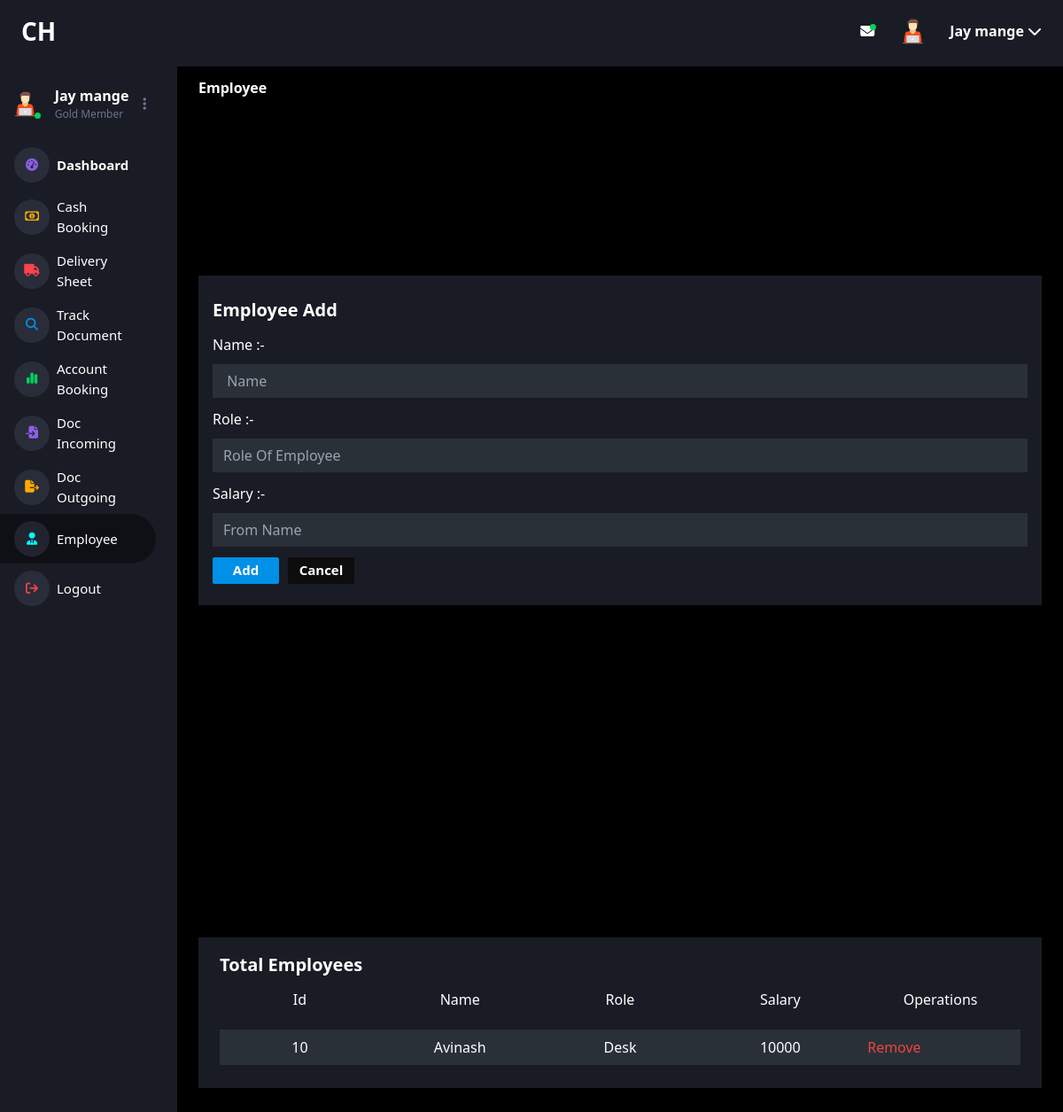
The app's page /components/employee.php (signed in) with its own data.
### tables this page shows
CREATE TABLE `branch_employee` (
  `be_id` int(11) NOT NULL,
  `be_name` varchar(200) NOT NULL,
  `be_role` varchar(200) NOT NULL,
  `be_salary` int(200) NOT NULL,
  `user_id` varchar(11) NOT NULL
);

### controller/select_branch_employee.php (called while the page is built)
<?php
include '../connection/conn.php';
$query = "SELECT * FROM `branch_employee` WHERE user_id =". $_SESSION['branch_user']['ab_id'];
$select = mysqli_query($con, $query);
?>

### components/employee.php (the view, shortened to what this page needs)
<?php include('../Html/html_start.php'); ?>
<link rel="stylesheet" href="../Assets/Css/branch_dashboard.css">
<nav class="flex items-center fixed w-full">
    <div class="h-[70px] w-full bg-[#191c24] flex items-center px-6">
        <div class="flex justify-start items-center w-full">
            <span class="text-[28px] text-white font-semibold">CH</span>
        </div>
        <div class="flex justify-end w-full items-center space-x-6">
            <a href="../components/show_circular.php">
                <span><i class="fa-solid fa-envelope text-white h-[16px] w-[18px] envelopnoti"></i></span>
            </a>
            <span class="h-[35px] w-[35px] rounded-full" id="profile">
                <img src="../Assets/Images/employee.svg" alt="profilepage" class="rounded-full cursor-pointer" />
            </span>
            <span class="flex font-semibold text-white hidden lg:block cursor-pointer" id="profilestring">
                <?= $_SESSION['branch_user']['ab_manager_name'] ?>
                <span><i class="fa-solid fa-chevron-down"></i></span>
            </span>
        </div>
    </div>
</nav>
<div class="lg:flex lg:items-start bg-[#191c24]">
    <div class="hidden lg:block lg:w-1/5 lg:grid lg:justify-center">
        <div class="grid items-center">
            <div class="grid items-center h-full bg-[#191c24]  justify-center pr-6 ">
                <div class="flex items-center  justify-center space-x-4   pt-[80px]">
                    <div class="flex items-center imagenoti">
                        <img src="../Assets/Images/employee.svg" alt="" class="h-[35px] w-[35px] rounded-full ">
                    </div>
                    <div class="grid justify-center items-center py-4">
                        <span class="text-[16px] font-semibold text-white">
                            <?= $_SESSION['branch_user']['ab_manager_name'] ?>
                        </span>
                        <span class="text-[12px] text-[#6C7293]">Gold Member</span>
                    </div>
                    <div>
                        <span><i class="fa-solid fa-ellipsis-vertical text-[#6C7293]"></i></span>
                    </div>
                </div>
                <div class="grid items-start py-1">
                    <a href="../Dashboard/branch_dashboard.php" class="flex">
                        <div class="flex items-center w-full space-x-2  py-2 rounded-r-full px-4">
                            <div
                                class="flex justify-center p-[20px] items-center h-[31px] w-[31px] bg-[rgba(108,114,147,0.2)] rounded-full">
                                <i class="fa-solid fa-gauge-high fa-sm text-[#8f5fe8] text-center"></i>
                            </div>
                            <div class="flex items-center">
                                <span class="text-white font-semibold text-[15px]">Dashboard</span>
                            </div>
                        </div>
                    </a>
                    <a href="../components/cashbooking.php" class="flex">
                        <div class="flex items-center w-full space-x-2 py-2 rounded-r-full px-4">
                            <div
                                class="flex justify-center p-[20px]  items-center  h-[31px] w-[31px] bg-[rgba(108,114,147,0.2)] rounded-full">
                                <i class="fa-regular fa-money-bill-1 fa-sm text-[#ffab00]  "></i>
                            </div>
                            <div class="flex items-center">
                                <span class="text-white text-[15px] text-[#6C7293]">Cash Booking</span>
                            </div>
                        </div>
                    </a>
                    <a href="../components/deliverysheet.php" class="flex">
                        <div class="flex items-center w-full space-x-2  py-2 rounded-r-full px-4">
                            <div
                                class="flex justify-center p-[20px] items-center h-[31px] w-[31px] bg-[rgba(108,114,147,0.2)] rounded-full">
                                <i class="fa-solid fa-truck fa-sm text-[#fc424a] text-center"></i>
                            </div>
                            <div class="flex items-center">
                                <span class="text-white  text-[15px]">Delivery Sheet</span>
                            </div>
                        </div>
                    </a>
                    <a href="../components/trackdocument.php" class="flex">
                        <div class="flex items-center w-full space-x-2  py-2 rounded-r-full px-4">
                            <div
                                class="flex justify-center p-[20px] items-center h-[31px] w-[31px] bg-[rgba(108,114,147,0.2)] rounded-full">
                                <i class="fa-solid fa-magnifying-glass fa-sm text-[#0090e7] text-center"></i>
                            </div>
                            <div class="flex items-center">
                                <span class="text-white  text-[15px]">Track Document</span>
                            </div>
                        </div>
                    </a>
                    <a href="../components/accountbooking.php" class="flex">
                        <div class="flex items-center w-full space-x-2  py-2 rounded-r-full px-4">
                            <div
                                class="flex justify-center p-[20px] items-center h-[31px] w-[31px] bg-[rgba(108,114,147,0.2)] rounded-full">
                                <i class="fa-solid fa-chart-simple fa-sm text-[#00d25b] text-center"></i>
                            </div>
                            <div class="flex items-center">
                                <span class="text-white  text-[15px]">Account Booking</span>
                            </div>
                        </div>
                    </a>
                    <a href="../components/docincoming.php" class="flex">
                        <div class="flex items-center w-full space-x-2  py-2 rounded-r-full px-4">
                            <div
                                class="flex justify-center p-[20px] items-center h-[31px] w-[31px] bg-[rgba(108,114,147,0.2)] rounded-full">
                                <i class="fa-solid fa-file-import fa-sm text-[#8f5fe8] text-center"></i>
                            </div>
                            <div class="flex items-center">
                                <span class="text-white  text-[15px]">Doc Incoming</span>
                            </div>
                        </div>
                    </a>
                    <a href="../components/docoutgoing.php" class="flex">
                        <div class="flex items-center w-full space-x-2  py-2 rounded-r-full px-4">
                            <div
                                class="flex justify-center p-[20px] items-center h-[31px] w-[31px] bg-[rgba(108,114,147,0.2)] rounded-full">
                                <i class="fa-solid fa-file-export fa-sm text-[#ffab00] text-center"></i>
                            </div>
                            <div class="flex items-center">
                                <span class="text-white  text-[15px]">Doc Outgoing</span>
                            </div>
                        </div>
                    </a>
                    <a href="../components/employee.php" class="flex">
                        <div class="flex items-center w-full space-x-2 bg-[#0F1015] py-2 rounded-r-full px-4">
                            <div
                                class="flex justify-center p-[20px] items-center h-[31px] w-[31px] bg-[rgba(108,114,147,0.2)] rounded-full">
                                <i class="fa-solid fa-user-tie fa-sm text-[#00ffff] text-center"></i>
                            </div>
                            <div class="flex items-center">
                                <span class="text-white  text-[15px]">Employee</span>
                            </div>
                        </div>
                    </a>
                    <a href="../index.php" class="flex">
                        <div class="flex items-center w-full space-x-2  py-2 rounded-r-full px-4">
                            <div
                                class="flex justify-center p-[20px] items-center h-[31px] w-[31px] bg-[rgba(108,114,147,0.2)] rounded-full">
                                <i class="fa-solid fa-arrow-right-from-bracket fa-sm text-[#fc424a] text-center"></i>
                            </div>
                            <div class="flex items-center">
                                <span class="text-white  text-[15px]">Logout</span>
                            </div>
                        </div>
                    </a>
                </div>
            </div>
        </div>
    </div>
    <div class="w-4/5 w-full grid items-center  pt-[75px]">
        <div class="bg-[#000000]  grid items-center px-6 py-3 ">
            <p class="text-white font-semibold">Employee</p>
            <div class="grid items-center h-screen xl:grid-cols-2 xl:py-3 xl:gap-6 xl:items-start">
                <form action="../controller/insert_branch_employee.php" method="post">
                    <div class="grid items-center my-6 px-4 py-6 bg-[#191C24] xl:my-0">
                        <div class="grid items-center space-y-3">
                            <p class="text-white font-semibold text-[20px]">Employee Add</p>
                            <div class="grid items-center text-white space-y-2.5">
                                <label for="">Name :-</label>
                                <input type="text" name="employee_name" required placeholder=" Name"
                                    class="h-[38px] bg-[#2A3038] px-3">
                            </div>
                            <div class="grid items-center text-white space-y-2.5">
                                <label for="">Role :-</label>
                                <input type="text" name="employee_role" required placeholder="Role Of Employee"
                                    class="h-[38px] bg-[#2A3038] px-3">
                            </div>
                            <div class="grid items-center text-white space-y-2.5">
                                <label for="">Salary :-</label>
                                <input type="number" name="employee_salary" required placeholder="From Name"
                                    class="h-[38px] bg-[#2A3038] px-3">
                            </div>
                            <div class="flex items-center text-white space-x-2.5 font-semibold">
                                <div class="">
                                    <a href="">
                                        <button
                                            class="bg-[#0090e7] h-[30px] w-[75px] text-[15px] rounded-sm">Add</button>
                                    </a>
                                </div>
                                <div class="">
                                    <a href="">
                                        <button type="submit"
                                            class="bg-[#0D0D0D] h-[30px]  w-[75px] text-[15px] rounded-sm">Cancel</button>
                                    </a>
                                </div>
                            </div>
                        </div>
                    </div>
                </form>
                <div class="grid items-center  px-6 py-4 bg-[#191C24]">
                    <div class="grid items-center space-y-3">
                        <p class="text-white font-semibold text-[20px]">Total Employees</p>
                        <div class="flex items-center justify-between">
                            <div class="text-white w-full text-center">
                                <span>Id</span>
                            </div>
                            <div class="text-white w-full text-center">
                                <span>Name</span>
                            </div>
                            <div class="text-white w-full text-center">
                                <span>Role</span>
                            </div>
                            <div class="text-white w-full text-center">
                                <span>Salary</span>
                            </div>
                            <div class="text-white w-full text-center">
                                <span>Operations</span>
                            </div>
                        </div>
                        <?php include '../controller/select_branch_employee.php'; ?>
                        <?php foreach ($select as $row): ?>
                            <div class="grid items-center space-y-2 py-2.5">
                                <div class="flex  items-center bg-[#2A3038] justify-between ">
                                    <div class="text-white w-full  text-center  ">
                                        <span>
                                            <?= $row['be_id'] ?>
                                        </span>
                                    </div>
                                    <div class="text-white w-full text-center ">
                                        <span>
                                            <?= $row['be_name'] ?>
                                        </span>
                                    </div>
                                    <div class="text-white w-full  text-center ">
                                        <span>
                                            <?= $row['be_role'] ?>
                                        </span>
                                    </div>
                                    <div class="text-white w-full  text-center ">
                                        <span>
                                            <?= $row['be_salary'] ?>
                                        </span>
                                    </div>
                                    <div class="flex items-center text-white w-full  text-center ">
                                        <a href="../controller/delete_employee.php?delete=<?= $row['be_id'] ?>"
                                            class="h-[40px] text-red-500 px-2 flex items-center">
                                            <span>Remove</span>
                                        </a>
                                    </div>
                                </div>
                            </div>
                        <?php endforeach; ?>
                    </div>
                </div>
            </div>
        </div>
    </div>
</div>

### Assets/Css/branch_dashboard.css (style rules this page uses)
* { padding: 0; margin: 0; box-sizing: border-box; scroll-behavior: smooth; }
.envelopnoti::after { content: ""; position: absolute; margin-left: -5px; height: 7px; width: 7px; border-radius: 100%; background-color: #00D258; }
.imagenoti::after { content: ""; margin-left: -7px; margin-top: 27px; height: 7px; width: 7px; border-radius: 100%; background-color: #00D258; }

### records on screen
branch_employee: be_id "10", be_name "Avinash", be_role "Desk", be_salary "10000"

### other values on screen
$_SESSION['branch_user']['ab_manager_name'] "Jay mange"
